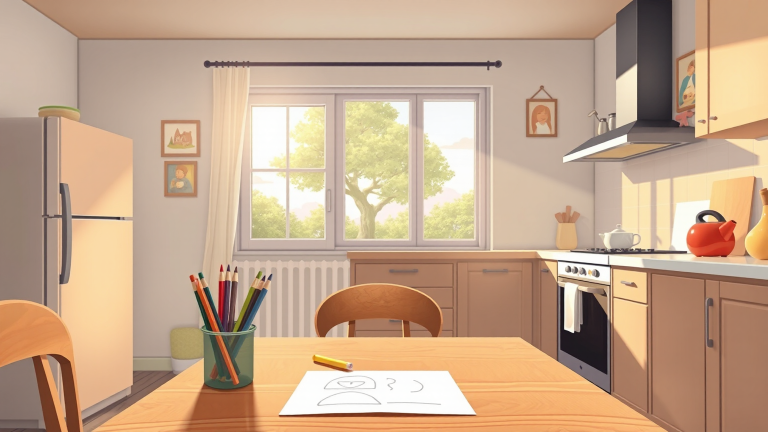
#> input picture art/family/sheets/kitchen.png, 1536 x 864 px (shown at 1/2 size)
$ python compose_frame.py
#> lines starting #> are read from the running program, lines starting #| are printed output that depends on the picture; after the words box and inside, x2 and y2 are one past the last pixel; in counts of white or black regions, pixels touching at a corner belong together
"""Compose one painted test frame: generated kitchen background + character
cut-outs (white backgrounds removed), to judge the storybook look before any
animation. Usage: python3 tools/compose_frame.py
"""

from pathlib import Path

from PIL import Image, ImageDraw, ImageFilter

ROOT = Path(__file__).resolve().parent.parent
SHEETS = ROOT / "art" / "family" / "sheets"
OUT = ROOT / "art" / "family" / "frame-test.png"
WHITE_THRESHOLD = 236  # pixels brighter than this on all channels are background
SHADOW_THRESHOLD = 205  # the sheets carry a soft grey ground shadow; treat it as background too
FRAME = (1920, 1080)


def cutout(path: Path) -> Image.Image:
    """Removes the near-white background by flood-filling from the edges, so
    white clothes inside the figure are kept."""
    img = Image.open(path).convert("RGBA")
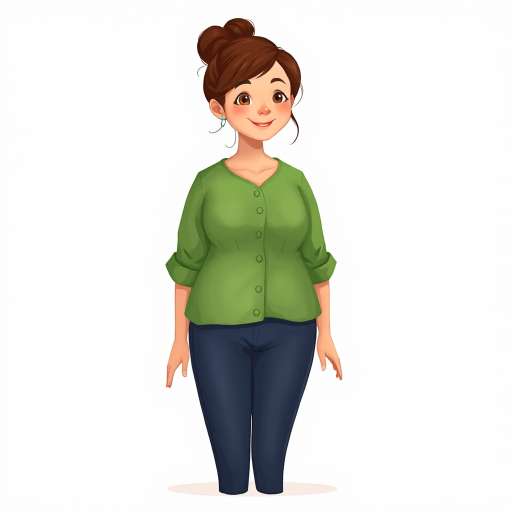
#> input picture art/family/sheets/mom.png, 1024 x 1024 px (shown at 1/2 size)
    w, h = img.size
#> w = 1024; h = 1024
    mask = Image.new("L", (w, h), 255)
#> mask: PIL image 1024x1024 L; every value is 255
    px = img.load()
    bg = Image.new("L", (w, h), 0)
#> bg: PIL image 1024x1024 L; every value is 0
    bgpx = bg.load()
    # mark near-white pixels
    for y in range(h):
        for x in range(w):
            r, g, b, _ = px[x, y]
            limit = SHADOW_THRESHOLD if y > h * 0.86 else WHITE_THRESHOLD
            if r > limit and g > limit and b > limit and abs(r - b) < 18:
                bgpx[x, y] = 255
    # keep only the white region connected to the border
    border = Image.new("L", (w, h), 0)
    ImageDraw.floodfill(bg, (0, 0), 128)
    ImageDraw.floodfill(bg, (w - 1, 0), 128)
    ImageDraw.floodfill(bg, (0, h - 1), 128)
    ImageDraw.floodfill(bg, (w - 1, h - 1), 128)
    outside = bg.point(lambda v: 255 if v == 128 else 0)
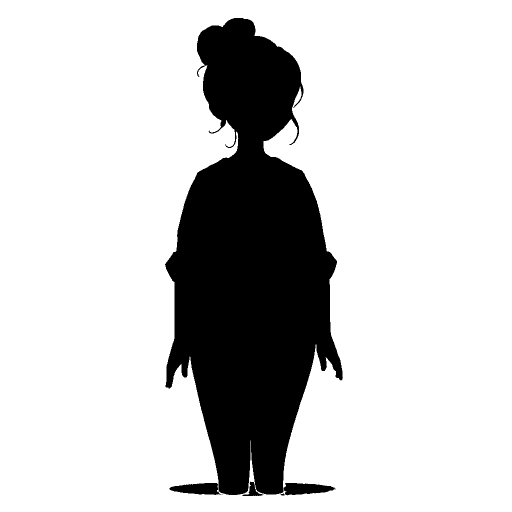
#> outside: PIL image 1024x1024 L (shown at 1/2 size); 80.1% white; 5 black regions (2 under 20 px), largest, box (x1, y1, x2, y2) and area: (330, 36, 686, 992) 207015, (568, 966, 671, 991) 1788, (561, 987, 570, 991) 23
    alpha = outside.point(lambda v: 0 if v else 255).filter(ImageFilter.GaussianBlur(1.2))
    img.putalpha(alpha)
    return img


def place(canvas: Image.Image, sprite: Image.Image, feet_x: int, feet_y: int, height: int) -> None:
#> called with feet_x = 360, feet_y = 1060, height = 780
    ratio = height / sprite.height
#> ratio = 0.762
    resized = sprite.resize((int(sprite.width * ratio), height), Image.LANCZOS)
    shadow = Image.new("RGBA", (resized.width, 40), (0, 0, 0, 0))
#> shadow: PIL image 780x40 RGBA; every value is 0
    ImageDraw.Draw(shadow).ellipse((resized.width * 0.2, 4, resized.width * 0.8, 36), fill=(30, 20, 10, 90))
    shadow = shadow.filter(ImageFilter.GaussianBlur(6))
    canvas.alpha_composite(shadow, (feet_x - resized.width // 2, feet_y - 20))
    canvas.alpha_composite(resized, (feet_x - resized.width // 2, feet_y - height))


def main() -> None:
    bg = SHEETS / "kitchen-floor.png" if (SHEETS / "kitchen-floor.png").exists() else SHEETS / "kitchen.png"
    kitchen = Image.open(bg).convert("RGBA").resize(FRAME, Image.LANCZOS)
    place(kitchen, cutout(SHEETS / "mom.png"), 360, 1060, 780)
    place(kitchen, cutout(SHEETS / "dad.png"), 1560, 1060, 820)
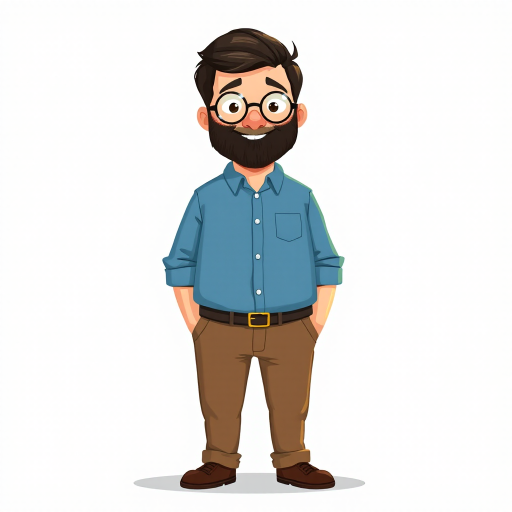
#> input picture art/family/sheets/dad.png, 1024 x 1024 px (shown at 1/2 size)
#> in cutout (call 2), `outside = bg.point(lambda v: 255 if v == 128 else 0)`: outside: PIL image 1024x1024 L; 80.6% white; 53 black regions (48 under 20 px), largest, box (x1, y1, x2, y2) and area: (324, 56, 730, 980) 202988, (268, 955, 324, 978) 504, (360, 977, 368, 981) 24, (585, 979, 593, 983) 22, (491, 982, 500, 987) 21
#> in place (call 2), `shadow = Image.new("RGBA", (resized.width, 40), (0, 0, 0, 0))`: shadow: PIL image 820x40 RGBA; every value is 0
    place(kitchen, cutout(SHEETS / "emma.png"), 1060, 1070, 600)
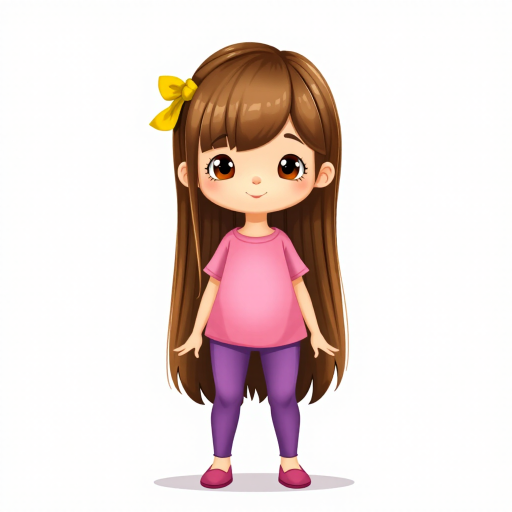
#> input picture art/family/sheets/emma.png, 1024 x 1024 px (shown at 1/2 size)
#> in cutout (call 3), `outside = bg.point(lambda v: 255 if v == 128 else 0)`: outside: PIL image 1024x1024 L; 75.9% white; 53 black regions (46 under 20 px), largest, box (x1, y1, x2, y2) and area: (297, 83, 699, 982) 250626, (308, 951, 389, 978) 1010, (627, 951, 708, 973) 602
#> in place (call 3), `shadow = Image.new("RGBA", (resized.width, 40), (0, 0, 0, 0))`: shadow: PIL image 600x40 RGBA; every value is 0
    place(kitchen, cutout(SHEETS / "leo.png"), 760, 1070, 470)
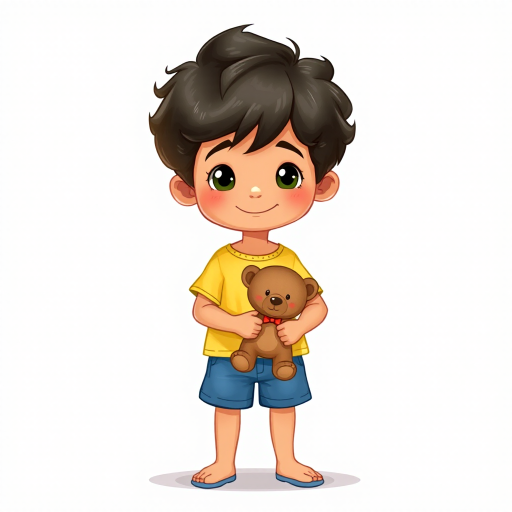
#> input picture art/family/sheets/leo.png, 1024 x 1024 px (shown at 1/2 size)
#> in cutout (call 4), `outside = bg.point(lambda v: 255 if v == 128 else 0)`: outside: PIL image 1024x1024 L; 78.3% white; 4 black regions (3 under 20 px), largest, box (x1, y1, x2, y2) and area: (297, 47, 712, 980) 228047
#> in cutout (call 4), `alpha = outside.point(lambda v: 0 if v else 255).filter(ImageFilter.Ga..`:
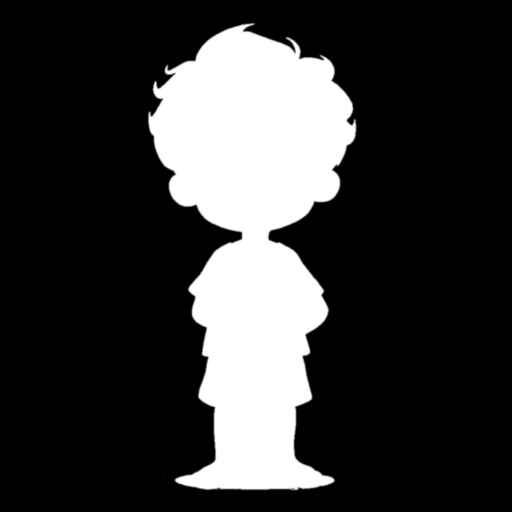
#> alpha: PIL image 1024x1024 L (shown at 1/2 size); min 0, max 255, mean 55.5
#> call 4 of place, with feet_x = 760, feet_y = 1070, height = 470
#> in place (call 4), `ratio = height / sprite.height`: ratio = 0.459
#> in place (call 4), `resized = sprite.resize((int(sprite.width * ratio), height), Image.LAN..`:
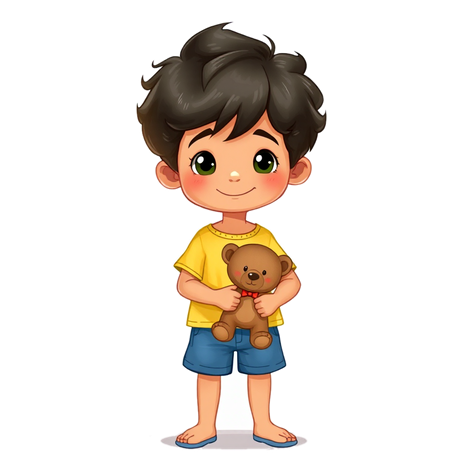
#> resized: PIL image 470x470 RGBA; mean R, G, B, A 35.5, 27.8, 21.1, 55.5; transparent parts drawn white
#> in place (call 4), `shadow = Image.new("RGBA", (resized.width, 40), (0, 0, 0, 0))`: shadow: PIL image 470x40 RGBA; every value is 0
    kitchen.convert("RGB").save(OUT, quality=92)
    print(f"wrote {OUT}")


if __name__ == "__main__":
    main()
